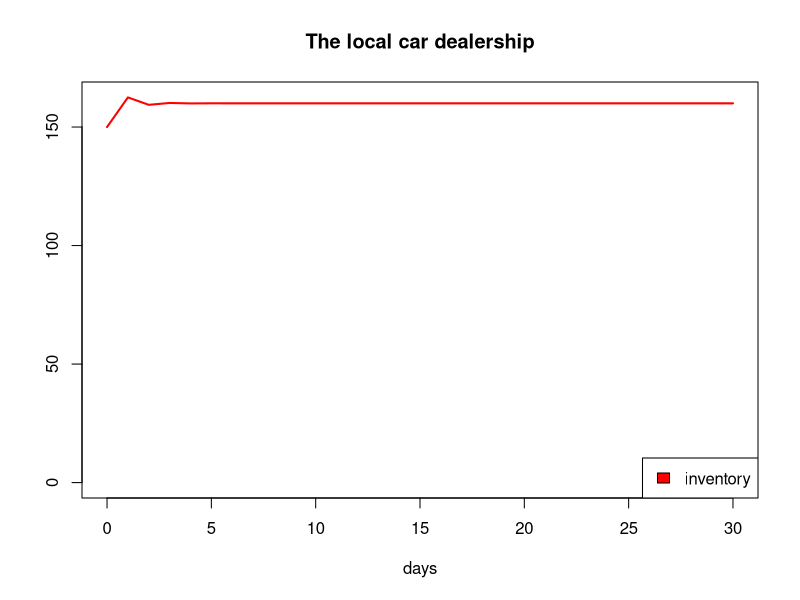

Reproduce this figure in R.

# Meadows ch.2 Car dealership example (Fig. 29) -- version 1.0
# no delays (perception, response, or delivery)
# CPSC 420 -- spring 2016

# Set up time. (delta.t and time vector).
delta.t <- 1   # days
time <- seq(0,30,delta.t)

# itot() and ttoi() functions (if desired).
itot <- function(i) (i-1)*delta.t + 0
ttoi <- function(t) (t-0)/delta.t + 1

# Simulation parameters (inputs).
customer.demand <- .25  # (cars/day)/car  (demand prop. to inventory)
stocking.factor <- 10  # cars/(cars/day)
lot.size <- 200        # cars

orders <- 0    # cars/day
sales <- 0     # cars/day

# Stocks. (Create a vector and an initial condition for each.)
inventory <- vector(length=length(time))
inventory[1] <- 150

# Simulation loop. 
# For each slice of simulated time,
for (i in 2:length(time)) {

    # Compute the values of all the flows, based on previous stock values.

    sales <- customer.demand * inventory[i-1]
    perceived.sales <- sales   # NO perception delay.

    desired.inventory <- 
        min(lot.size, perceived.sales * stocking.factor)
    discrepancy <- inventory[i-1] - desired.inventory # pos = enough

    # NO response delay.
    orders <- max(0,-discrepancy) / delta.t  # The less cool Stephen way
#   orders <- abs(min(0,discrepancy)) # The COOOOOL Alex way

    deliveries <- orders   # NO delivery delay.

    # Compute the values of all the derivatives of the stocks ("primes").
    inventory.prime <- deliveries - sales

    # Compute all the new stock values (including any derived stocks).
    inventory[i] <- inventory[i-1] + inventory.prime * delta.t

}

# Plot and analyze.
all.values <- c(0,inventory)
plot(time,inventory,type="l",col="red",lwd=2,ylim=range(all.values),
    xlab="days",ylab="",main="The local car dealership")
legend("bottomright",fill="red",legend="inventory")
